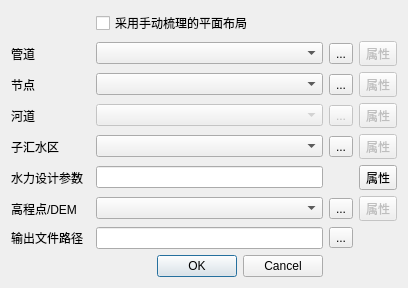
<?xml version="1.0" encoding="UTF-8"?>
<ui version="4.0">
 <class>Dialog</class>
 <widget class="QDialog" name="Dialog">
  <property name="enabled">
   <bool>true</bool>
  </property>
  <property name="geometry">
   <rect>
    <x>0</x>
    <y>0</y>
    <width>408</width>
    <height>282</height>
   </rect>
  </property>
  <property name="windowTitle">
   <string>水力设计计算</string>
  </property>
  <layout class="QGridLayout" name="gridLayout">
   <item row="13" column="4">
    <widget class="QToolButton" name="inputButton4_2">
     <property name="enabled">
      <bool>false</bool>
     </property>
     <property name="text">
      <string>属性</string>
     </property>
    </widget>
   </item>
   <item row="5" column="2">
    <widget class="QComboBox" name="comboriver">
     <property name="enabled">
      <bool>false</bool>
     </property>
    </widget>
   </item>
   <item row="2" column="3">
    <widget class="QToolButton" name="inputButton">
     <property name="text">
      <string>...</string>
     </property>
    </widget>
   </item>
   <item row="12" column="0">
    <widget class="QLabel" name="label_7">
     <property name="text">
      <string>水力设计参数</string>
     </property>
    </widget>
   </item>
   <item row="6" column="4">
    <widget class="QToolButton" name="inputButton5_2">
     <property name="enabled">
      <bool>false</bool>
     </property>
     <property name="text">
      <string>属性</string>
     </property>
    </widget>
   </item>
   <item row="1" column="2">
    <widget class="QComboBox" name="comboline"/>
   </item>
   <item row="2" column="4">
    <widget class="QToolButton" name="inputButton_2">
     <property name="enabled">
      <bool>false</bool>
     </property>
     <property name="text">
      <string>属性</string>
     </property>
    </widget>
   </item>
   <item row="13" column="0">
    <widget class="QLabel" name="label_2">
     <property name="text">
      <string>高程点/DEM</string>
     </property>
    </widget>
   </item>
   <item row="1" column="0">
    <widget class="QLabel" name="label">
     <property name="text">
      <string>管道</string>
     </property>
    </widget>
   </item>
   <item row="5" column="0">
    <widget class="QLabel" name="label_3">
     <property name="text">
      <string>河道</string>
     </property>
    </widget>
   </item>
   <item row="14" column="2">
    <widget class="QLineEdit" name="outdirEdit"/>
   </item>
   <item row="6" column="0">
    <widget class="QLabel" name="label_10">
     <property name="text">
      <string>子汇水区</string>
     </property>
    </widget>
   </item>
   <item row="1" column="4">
    <widget class="QToolButton" name="inputButton2_2">
     <property name="enabled">
      <bool>false</bool>
     </property>
     <property name="text">
      <string>属性</string>
     </property>
    </widget>
   </item>
   <item row="12" column="4">
    <widget class="QToolButton" name="inputButton3">
     <property name="enabled">
      <bool>true</bool>
     </property>
     <property name="text">
      <string>属性</string>
     </property>
    </widget>
   </item>
   <item row="5" column="3">
    <widget class="QToolButton" name="inputButton6">
     <property name="enabled">
      <bool>false</bool>
     </property>
     <property name="text">
      <string>...</string>
     </property>
    </widget>
   </item>
   <item row="2" column="0">
    <widget class="QLabel" name="label_6">
     <property name="text">
      <string>节点</string>
     </property>
    </widget>
   </item>
   <item row="14" column="0">
    <widget class="QLabel" name="label_4">
     <property name="text">
      <string>输出文件路径</string>
     </property>
    </widget>
   </item>
   <item row="13" column="2">
    <widget class="QComboBox" name="combodem">
     <property name="editable">
      <bool>false</bool>
     </property>
    </widget>
   </item>
   <item row="6" column="2">
    <widget class="QComboBox" name="comboregion"/>
   </item>
   <item row="12" column="2">
    <widget class="QLineEdit" name="configEdit"/>
   </item>
   <item row="1" column="3">
    <widget class="QToolButton" name="inputButton2">
     <property name="text">
      <string>...</string>
     </property>
    </widget>
   </item>
   <item row="14" column="3">
    <widget class="QToolButton" name="outputButton">
     <property name="text">
      <string>...</string>
     </property>
    </widget>
   </item>
   <item row="15" column="0" colspan="3">
    <widget class="QDialogButtonBox" name="buttonBox">
     <property name="orientation">
      <enum>Qt::Horizontal</enum>
     </property>
     <property name="standardButtons">
      <set>QDialogButtonBox::Cancel|QDialogButtonBox::Ok</set>
     </property>
    </widget>
   </item>
   <item row="13" column="3">
    <widget class="QToolButton" name="inputButton4">
     <property name="text">
      <string>...</string>
     </property>
    </widget>
   </item>
   <item row="2" column="2">
    <widget class="QComboBox" name="combonode"/>
   </item>
   <item row="6" column="3">
    <widget class="QToolButton" name="inputButton5">
     <property name="text">
      <string>...</string>
     </property>
    </widget>
   </item>
   <item row="0" column="2">
    <widget class="QCheckBox" name="checkBox">
     <property name="text">
      <string>采用手动梳理的平面布局</string>
     </property>
    </widget>
   </item>
   <item row="5" column="4">
    <widget class="QToolButton" name="inputButton6_2">
     <property name="enabled">
      <bool>false</bool>
     </property>
     <property name="text">
      <string>属性</string>
     </property>
    </widget>
   </item>
  </layout>
 </widget>
 <tabstops>
  <tabstop>checkBox</tabstop>
  <tabstop>comboline</tabstop>
  <tabstop>inputButton2</tabstop>
  <tabstop>inputButton2_2</tabstop>
  <tabstop>combonode</tabstop>
  <tabstop>inputButton</tabstop>
  <tabstop>inputButton_2</tabstop>
  <tabstop>comboriver</tabstop>
  <tabstop>inputButton6</tabstop>
  <tabstop>comboregion</tabstop>
  <tabstop>inputButton5</tabstop>
  <tabstop>inputButton5_2</tabstop>
  <tabstop>configEdit</tabstop>
  <tabstop>inputButton3</tabstop>
  <tabstop>combodem</tabstop>
  <tabstop>inputButton4</tabstop>
  <tabstop>inputButton4_2</tabstop>
  <tabstop>outdirEdit</tabstop>
  <tabstop>outputButton</tabstop>
 </tabstops>
 <resources/>
 <connections>
  <connection>
   <sender>buttonBox</sender>
   <signal>accepted()</signal>
   <receiver>Dialog</receiver>
   <slot>accept()</slot>
   <hints>
    <hint type="sourcelabel">
     <x>248</x>
     <y>254</y>
    </hint>
    <hint type="destinationlabel">
     <x>157</x>
     <y>274</y>
    </hint>
   </hints>
  </connection>
  <connection>
   <sender>buttonBox</sender>
   <signal>rejected()</signal>
   <receiver>Dialog</receiver>
   <slot>reject()</slot>
   <hints>
    <hint type="sourcelabel">
     <x>312</x>
     <y>258</y>
    </hint>
    <hint type="destinationlabel">
     <x>286</x>
     <y>274</y>
    </hint>
   </hints>
  </connection>
 </connections>
</ui>
